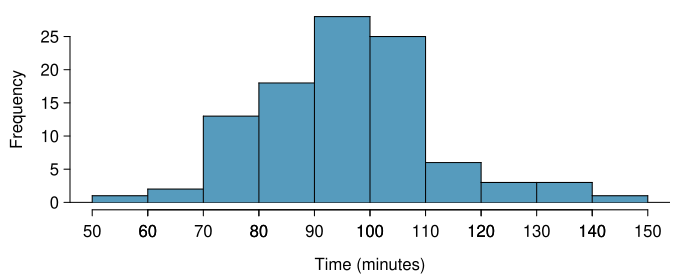

Recreate this plot in R.
library(openintro)
data(COL)

data(run10Samp)
d <- run10Samp

myPDF("run10SampHistograms.pdf", 7, 2.8, mar=c(3.5, 3.5, 0.5, 1.5), mgp=c(2.2, 0.55, 0))

histPlot(d$time, main="", xlab="Time (minutes)", ylab="Frequency", col=COL[1])
axis(1, at=seq(50, 150, 10))


dev.off()
